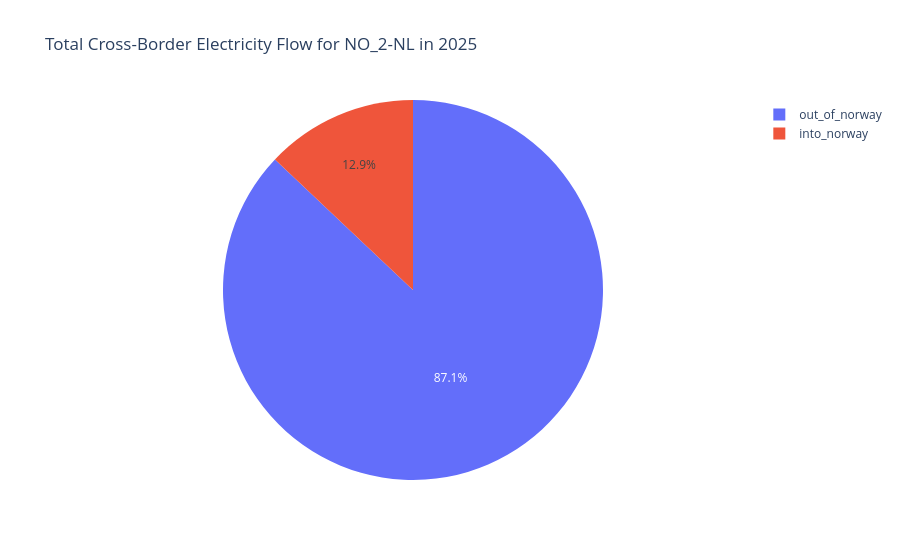

This figure's notebook cell:
### Markdown cell above
## pie chart

### Code cell
import plotly.express as px

# Convert the Spark DataFrame to a Pandas DataFrame
pie_pd = pie_summary.toPandas()

# Create a pie chart showing energy flow in both directions
fig = px.pie(
    pie_pd,
    names="direction",
    values="total_mwh",
    title="Total Cross-Border Electricity Flow for NO_2-NL in 2025",
    labels={
        "direction": "Flow direction",
        "total_mwh": "Total energy flow (MWh)"
    }
)

# Display the pie chart
fig.show()

### Figure 1 — Plotly figure (JSON) as saved in the notebook; plotly's stock layout.template omitted (floating-point values rounded to 4 significant figures)
{"data": [{"domain": {"x": [0, 1], "y": [0, 1]}, "hovertemplate": "Flow direction=%{label}<br>Total energy flow (MWh)=%{value}<extra></extra>", "labels": ["into_norway", "out_of_norway"], "legendgroup": "", "name": "", "showlegend": true, "type": "pie", "values": [415000.0, 2791000.0]}], "layout": {"legend": {"tracegroupgap": 0}, "title": {"text": "Total Cross-Border Electricity Flow for NO_2-NL in 2025"}}}
